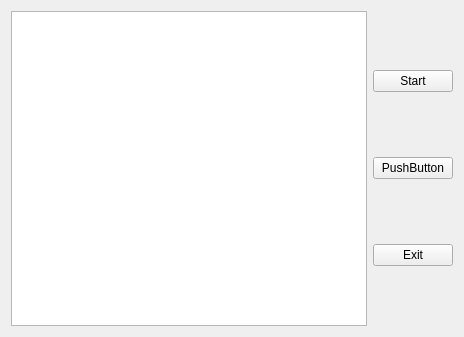
<?xml version="1.0" encoding="UTF-8"?>
<ui version="4.0">
 <class>MainWindow</class>
 <widget class="QMainWindow" name="MainWindow">
  <property name="geometry">
   <rect>
    <x>0</x>
    <y>0</y>
    <width>464</width>
    <height>337</height>
   </rect>
  </property>
  <property name="windowTitle">
   <string>MainWindow</string>
  </property>
  <widget class="QWidget" name="centralWidget">
   <layout class="QHBoxLayout" name="horizontalLayout">
    <item>
     <widget class="QGraphicsView" name="graphicsView"/>
    </item>
    <item>
     <layout class="QVBoxLayout" name="verticalLayout">
      <item>
       <widget class="QPushButton" name="pushButton">
        <property name="text">
         <string>Start</string>
        </property>
       </widget>
      </item>
      <item>
       <widget class="QPushButton" name="pushButton_3">
        <property name="text">
         <string>PushButton</string>
        </property>
       </widget>
      </item>
      <item>
       <widget class="QPushButton" name="pushButton_2">
        <property name="text">
         <string>Exit</string>
        </property>
       </widget>
      </item>
     </layout>
    </item>
   </layout>
  </widget>
  <widget class="QMenuBar" name="menuBar">
   <property name="geometry">
    <rect>
     <x>0</x>
     <y>0</y>
     <width>464</width>
     <height>20</height>
    </rect>
   </property>
  </widget>
 </widget>
 <layoutdefault spacing="6" margin="11"/>
 <resources/>
 <connections/>
</ui>
